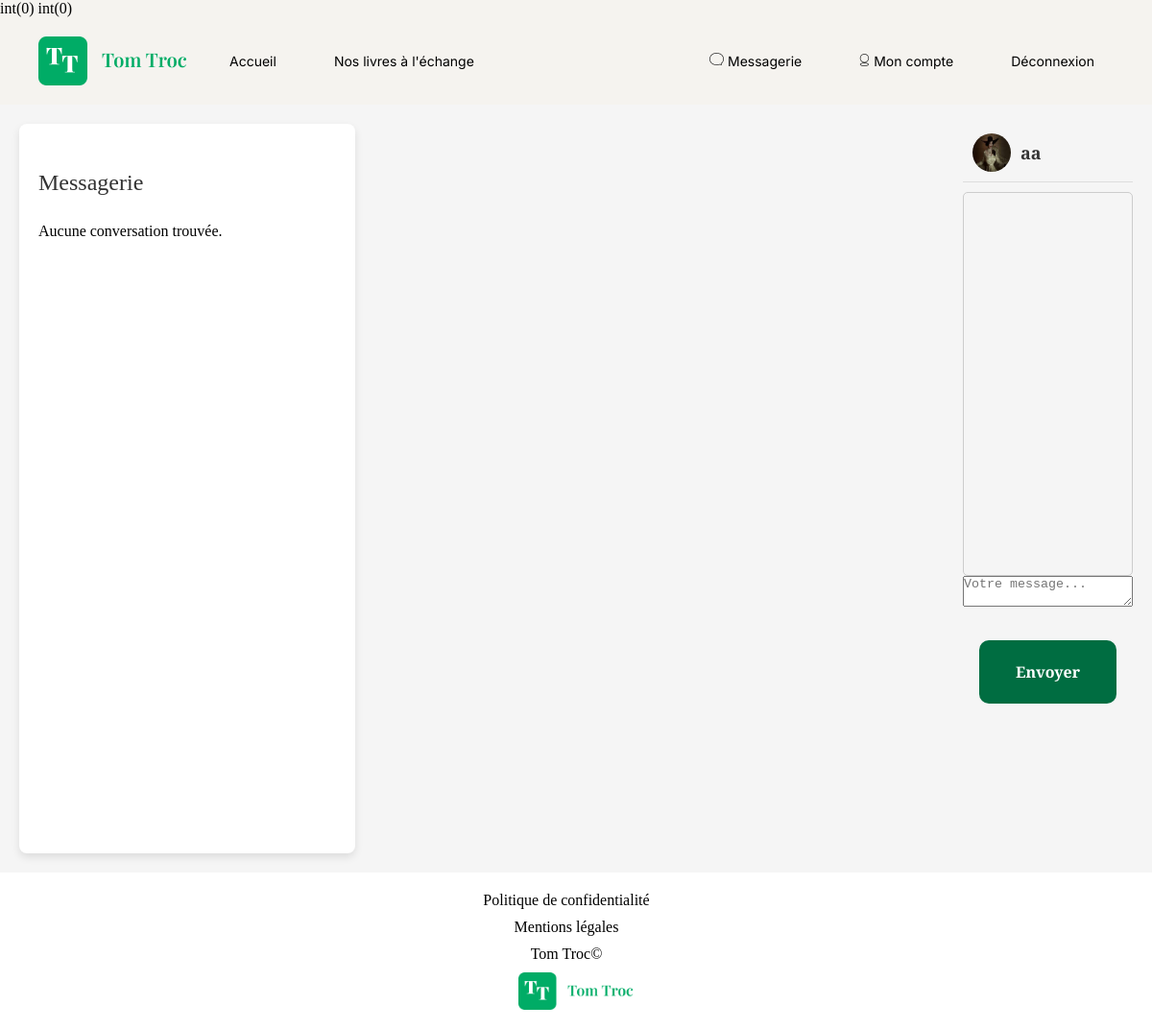
/index.php?action=showMessaging&receiver_id=9 (signed in), run on an earlier commit of the app's database.
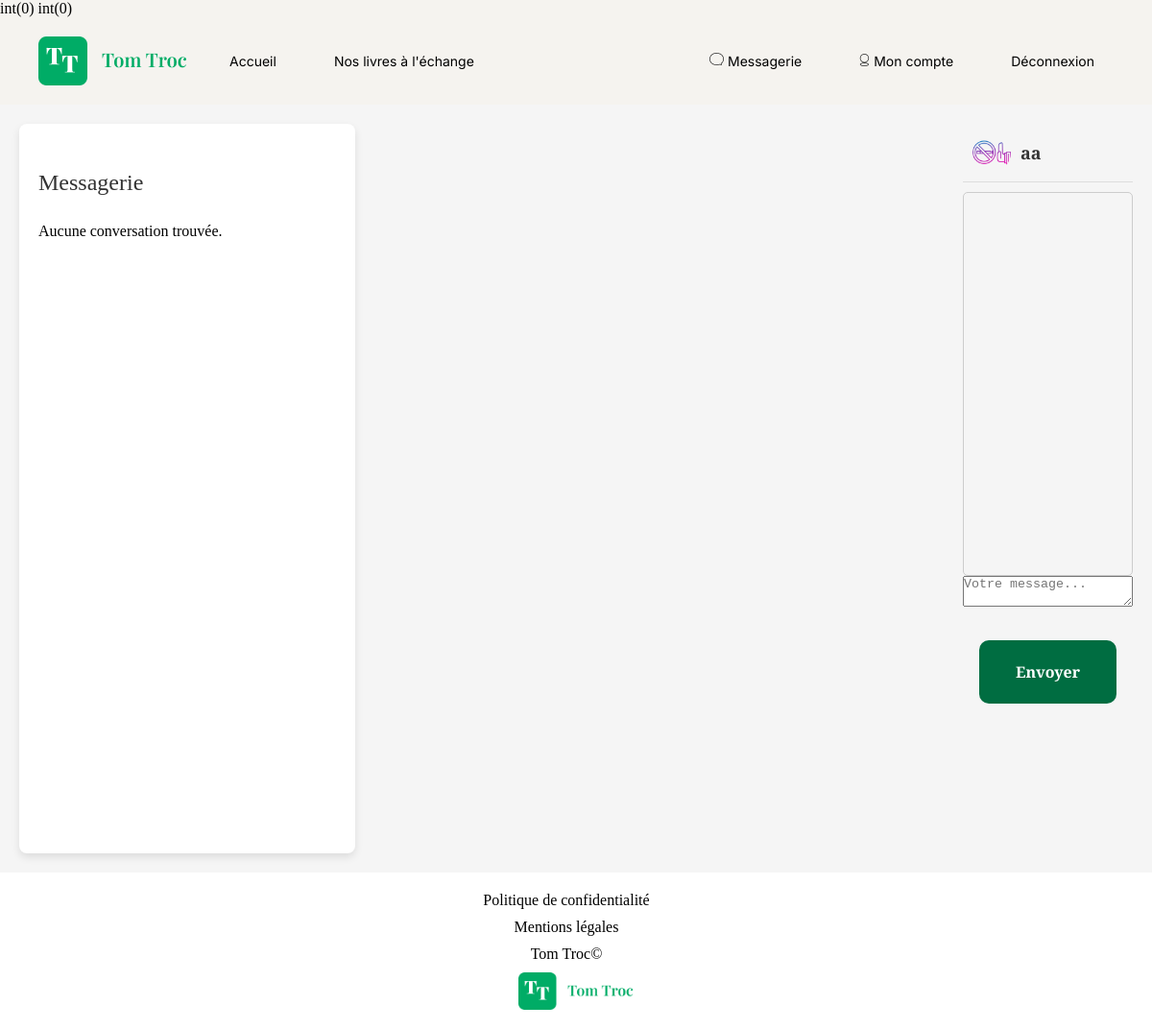
And on a later commit of the database.
### tables this page shows
CREATE TABLE IF NOT EXISTS `user` (
  `id` int NOT NULL AUTO_INCREMENT,
  `username` varchar(100) NOT NULL,
  `email` varchar(100) NOT NULL,
  `password` varchar(255) NOT NULL,
  `profilePicture` varchar(255) NOT NULL,
  `role` enum('user','admin','moderator') DEFAULT 'user',
  `is_active` tinyint(1) DEFAULT '1',
  `created_at` datetime DEFAULT CURRENT_TIMESTAMP,
  `updated_at` datetime DEFAULT CURRENT_TIMESTAMP ON UPDATE CURRENT_TIMESTAMP,
  PRIMARY KEY (`id`)
);

### views/View.php (called while the page is built, shortened)
<?php
class View
{
    public function render(string $viewName, array $params = []): void
    {
        $viewPath = $this->buildViewPath($viewName);
        $description = $this->_renderViewFromTemplate($viewPath, $params);
    }
    private function _renderViewFromTemplate(string $viewPath, array $params = []): string
    {
        if (file_exists($viewPath)) {
            extract($params);
            require($viewPath);
            return ob_get_clean();
        } else {
            throw new Exception("La vue '$viewPath' est introuvable.");
        }
    }
    private function buildViewPath(string $viewName): string
    {
        return TEMPLATE_VIEW_PATH . $viewName . '.php';
    }
}

### controllers/MessageController.php (called while the page is built, shortened)
<?php
class MessageController
{
    private $messageManager;
    public function __construct()
    {
        $this->messageManager = new MessageManager();
    }
    public function showMessaging(int $receiverId = null): void
    {
        $userId = $_SESSION['user']['id'];
        $viewData = $this->getCommonViewData($userId);
        $viewData['conversations'] = $this->messageManager->getLastMessagesByUserId($userId);
        if (isset($_GET['receiver_id'])) {
            $receiverId = (int) $_GET['receiver_id'];
            $receiver = $this->messageManager->getUserById($receiverId);
            $conversation = $this->messageManager->getConversationBetweenUsers($userId, $receiverId);
            $viewData['activeConversation'] = [
                'receiver' => $receiver,
                'messages' => $conversation
            ];
            $this->messageManager->markMessagesAsRead($userId, $receiverId);
        }
        var_dump($viewData['unreadCount']);
        var_dump($this->messageManager->getUnreadMessagesCount($userId));
        $view = new View('Messagerie');
        $view->render('messaging', $viewData);
    }
    private function getCommonViewData(int $userId): array
    {
        return [
            'messages' => $this->messageManager->getMessagesByUserId($userId),
            'unreadCount' => $this->messageManager->getUnreadMessagesCount($userId),
            'lastMessages' => $this->messageManager->getLastMessagesByUserId($userId)
        ];
    }
}

### index.php (called while the page is built, shortened)
<?php
$action = Utils::request('action', 'home');
try {
    $messageController = new MessageController();
    switch ($action) {
        case 'showMessaging':
            $messageController->showMessaging();
            break;
    }
} catch (Exception $e) {
    error_log("Exception capturée : " . $e->getMessage());
    $errorView = new View('Erreur');
    $errorView->render('errorPage', ['errorMessage' => $e->getMessage()]);
}

### models/DBmanager.php (called while the page is built, shortened)
<?php
class DBManager
{
    private static $instance;
    private $db;
    private function __construct()
    {
        $this->db = new PDO('mysql:host=' . DB_HOST . ';dbname=' . DB_NAME . ';charset=utf8', DB_USER, DB_PASS);
        $this->db->setAttribute(PDO::ATTR_ERRMODE, PDO::ERRMODE_EXCEPTION);
        $this->db->setAttribute(PDO::ATTR_DEFAULT_FETCH_MODE, PDO::FETCH_ASSOC);
    }
    public static function getInstance() : DBManager
    {
        if (!self::$instance) {
            self::$instance = new DBManager();
        }
        return self::$instance;
    }
    public function query(string $sql, ?array $params = null) : PDOStatement
    {
        if ($params == null) {
            $query = $this->db->query($sql);
        } else {
            $query = $this->db->prepare($sql);
            $query->execute($params);
        }
        return $query;
    }
}

### models/MessageManager.php (called while the page is built, shortened)
<?php
  class MessageManager extends AbstractEntityManager
{
    public function getUserById(int $id): ?array
    {
        $sql = "SELECT id, username, profilePicture FROM user WHERE id = :id";
        try {
            $stmt = $this->db->query($sql, ['id' => $id]);
            $user = $stmt->fetch(PDO::FETCH_ASSOC);
            return $user ? $user : null;
        } catch (PDOException $e) {
            echo "Erreur dans la requête SQL : " . $e->getMessage();
            return null;
        }
    }
    public function markMessagesAsRead(int $userId, int $senderId): void
    {
        $sql = "UPDATE message
                SET is_read = 1
                WHERE receiver_id = :userId AND sender_id = :senderId AND is_read = 0";
        try {
            $this->db->query($sql, ['userId' => $userId, 'senderId' => $senderId]);
        } catch (PDOException $e) {
            error_log("Erreur lors du marquage des messages comme lus : " . $e->getMessage());
        }
    }
}

### views/templates/messaging.php (the view, shortened to what the changed rows need)
<main class="messaging-container">
    <div class="messenger-container">
        <section class="sidebar">
            <h2>Messagerie</h2>
        </section>
        <section class="chat">
            <?php if (isset($activeConversation)) : ?>
                <div class="chat-header">
                    <div class="chat-user-info">
                        <img src="<?= htmlspecialchars($activeConversation['receiver']['profilePicture'] ?? 'assets/img/users/default-profile.png') ?>" alt="Photo de profil" class="profile-picture">
                        <span class="chat-title"><?= htmlspecialchars($activeConversation['receiver']['username']) ?></span>
                    </div>
                </div>
                <div class="messages-container">
                    <div class="messages">
                    </div>
                </div>
                <div class="chat-input">
                    <form action="index.php?action=sendMessage" method="post" class="message-form">
                        <textarea name="content" placeholder="Votre message..." class="message-textarea"></textarea>
                        <button type="submit" class="btn send-button">Envoyer</button>
                    </form>
                </div>
            <?php else : ?>
                <div class="no-conversation">
                    <p>Sélectionnez une conversation pour commencer à chatter.</p>
                </div>
            <?php endif; ?>
        </section>
    </div>
</main>

What changed in the data, as far as the page shows it:
changed user "aa": profilePicture: a different picture
